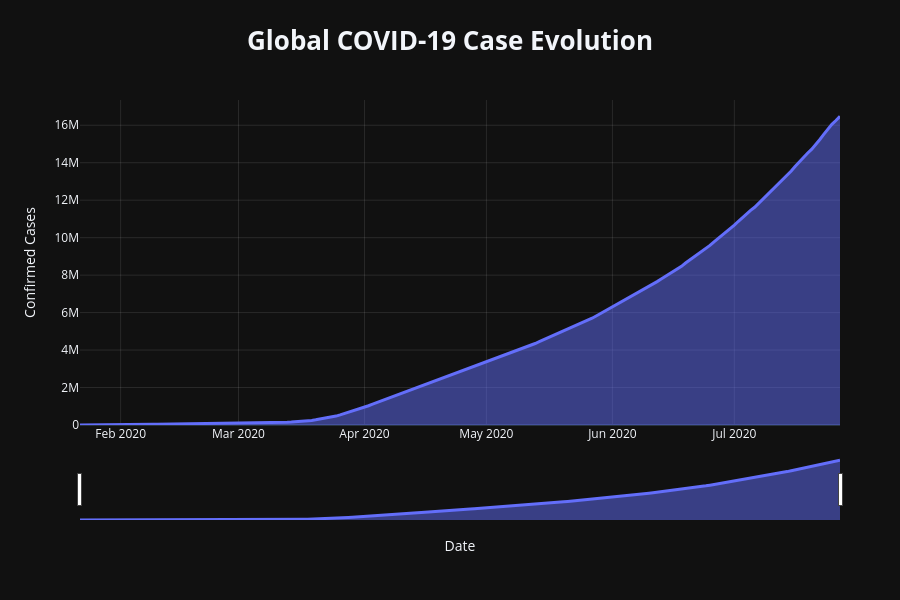

The cell this chart's notebook holds for it:
### Code cell
# GLOBAL COVID-19 CASE EVOLUTION

fig = px.area(
    global_timeline,
    x="Date",
    y="Confirmed",
    title="<b>Global COVID-19 Case Evolution</b>",
    labels={
        "Date": "Date",
        "Confirmed": "Confirmed Cases"
    }
)

fig.update_traces(
    line=dict(
        width=3
    ),
    hovertemplate=(
        "<b>Date:</b> %{x|%d %b %Y}<br>"
        "<b>Confirmed Cases:</b> %{y:,.0f}"
        "<extra></extra>"
    )
)

fig.update_layout(
    template="plotly_dark",
    title=dict(
        x=0.5,
        font=dict(size=26)
    ),
    xaxis=dict(
        rangeslider=dict(
            visible=True
        ),
        showgrid=True,
        gridcolor="rgba(255,255,255,0.10)"
    ),
    yaxis=dict(
        title="Confirmed Cases",
        showgrid=True,
        gridcolor="rgba(255,255,255,0.10)"
    ),
    hovermode="x unified",
    height=600,
    margin=dict(
        l=80,
        r=60,
        t=100,
        b=80
    )
)

fig.show()

### Figure 1 — Plotly figure (JSON) as saved in the notebook; plotly's stock layout.template omitted (floating-point values rounded to 4 significant figures; data arrays with more than 128 entries replaced by an {"elided": "..."} marker saying what was removed)
{"data": [{"fillpattern": {"shape": ""}, "hovertemplate": "<b>Date:</b> %{x|%d %b %Y}<br><b>Confirmed Cases:</b> %{y:,.0f}<extra></extra>", "legendgroup": "", "line": {"color": "#636efa", "width": 3}, "marker": {"symbol": "circle"}, "mode": "lines", "name": "", "orientation": "v", "showlegend": false, "stackgroup": "1", "type": "scatter", "x": {"elided": "188 str values"}, "xaxis": "x", "y": {"elided": "188 int values"}, "yaxis": "y"}], "layout": {"height": 600, "hovermode": "x unified", "legend": {"tracegroupgap": 0}, "margin": {"b": 80, "l": 80, "r": 60, "t": 100}, "title": {"font": {"size": 26}, "text": "<b>Global COVID-19 Case Evolution</b>", "x": 0.5}, "xaxis": {"anchor": "y", "domain": [0, 1], "gridcolor": "rgba(255,255,255,0.10)", "rangeslider": {"visible": true}, "showgrid": true, "title": {"text": "Date"}}, "yaxis": {"anchor": "x", "domain": [0, 1], "gridcolor": "rgba(255,255,255,0.10)", "showgrid": true, "title": {"text": "Confirmed Cases"}}}}
